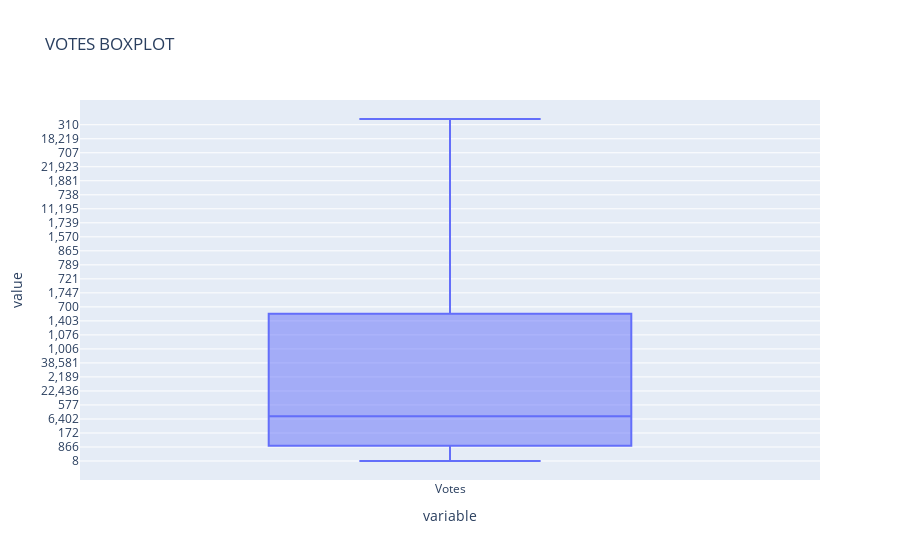

The notebook cell saved with this chart:
### Code cell
fig = px.box(df['Votes'],title='VOTES BOXPLOT')
fig.show()

### Figure 1 — Plotly figure (JSON) as saved in the notebook; plotly's stock layout.template omitted (floating-point values rounded to 4 significant figures; data arrays with more than 128 entries replaced by an {"elided": "..."} marker saying what was removed)
{"data": [{"alignmentgroup": "True", "hovertemplate": "variable=%{x}<br>value=%{y}<extra></extra>", "legendgroup": "", "marker": {"color": "#636efa"}, "name": "", "notched": false, "offsetgroup": "", "orientation": "v", "showlegend": false, "type": "box", "x": {"elided": "5659 str values"}, "x0": " ", "xaxis": "x", "y": {"elided": "5659 str values"}, "y0": " ", "yaxis": "y"}], "layout": {"autosize": true, "boxmode": "group", "legend": {"tracegroupgap": 0}, "title": {"text": "VOTES BOXPLOT"}, "xaxis": {"anchor": "y", "autorange": true, "domain": [0, 1], "range": [-0.5, 0.5], "title": {"text": "variable"}, "type": "category"}, "yaxis": {"anchor": "x", "autorange": true, "domain": [0, 1], "range": [-112.6, 2139.0], "title": {"text": "value"}, "type": "category"}}}
